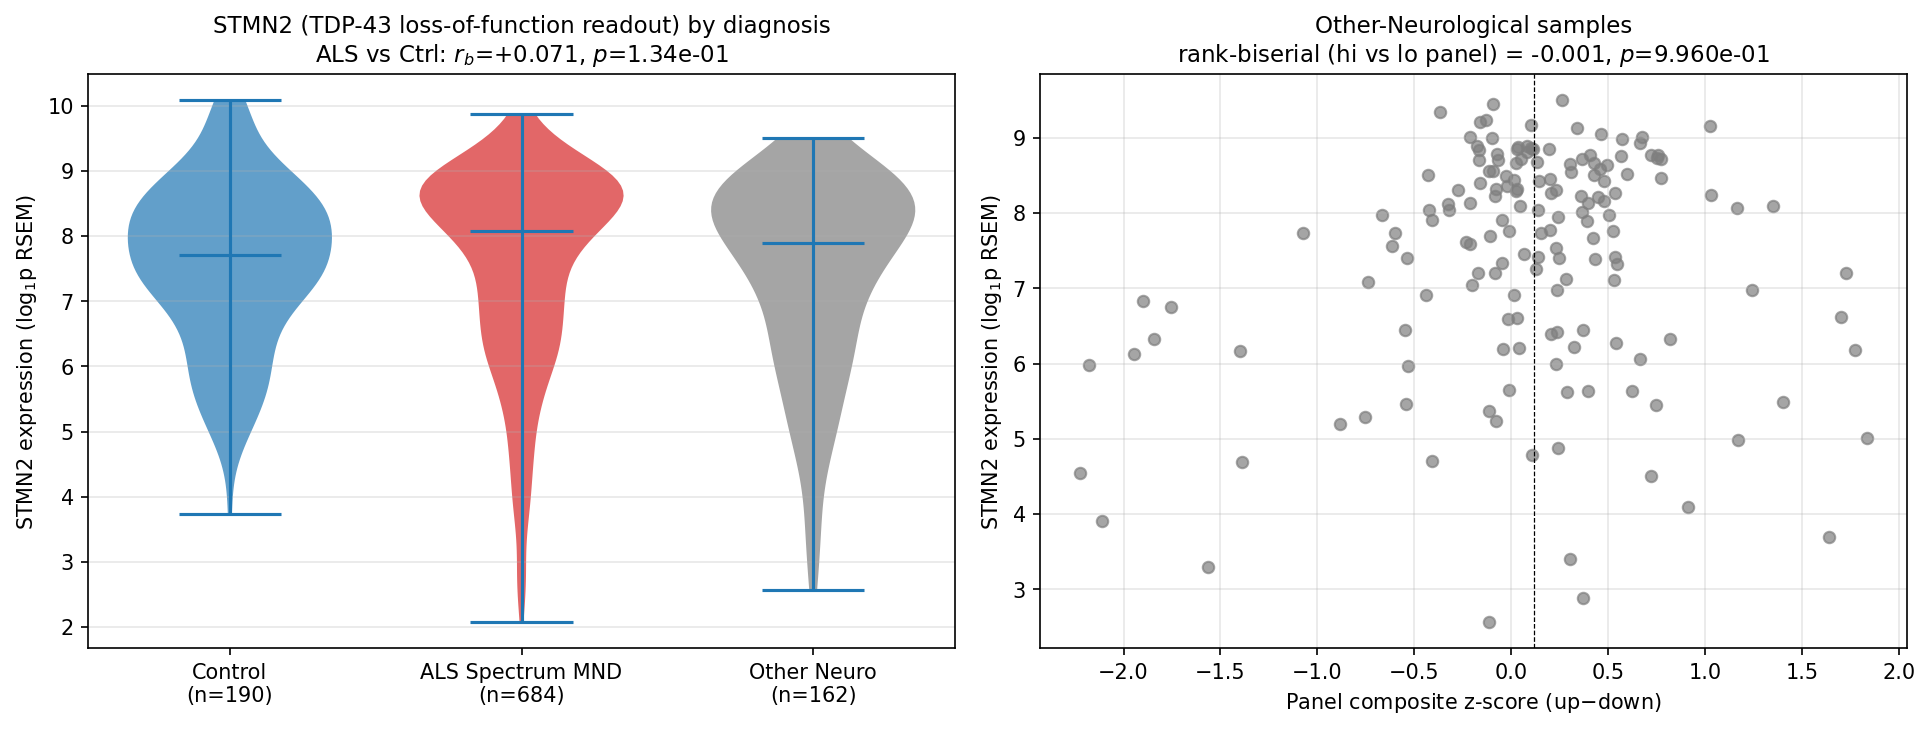

Here is the Python script that generated this plot:
"""STMN2 expression in panel-positive vs panel-negative samples (TDP-43 bridge check).

The Discussion claims the panel captures a TDP-43 proteinopathy signature.
A direct test is whether STMN2 — a canonical TDP-43 loss-of-function readout
(Klim 2019) — is depleted in samples that the panel scores as TDP-43-positive.

Compares STMN2 (ENSG00000104435) in:
  (a) ALS samples scoring P(ALS=1) >= 0.5 vs Control samples scoring < 0.5
  (b) Held-out FTLD/PSP samples by panel score (high vs low)

Outputs: stmn2_tdp43_check_statistics.txt, stmn2_tdp43_check.png
"""
from __future__ import annotations

import sys
from pathlib import Path

import matplotlib
import matplotlib.pyplot as plt
import numpy as np
import pandas as pd
from scipy.stats import mannwhitneyu

matplotlib.use("Agg")

ALS_DIR = Path(__file__).parents[1]
SCRIPT_DIR = Path(__file__).parent
sys.path.insert(0, str(ALS_DIR))

from utils import load_dataset  # noqa: E402

STMN2_BASE = "ENSG00000104435"


def _rank_biserial(x: np.ndarray, y: np.ndarray) -> float:
    if len(x) == 0 or len(y) == 0:
        return float("nan")
    u, _ = mannwhitneyu(x, y, alternative="two-sided")
    return float(2 * u / (len(x) * len(y)) - 1)


def main() -> None:
    print("Loading GPL24676 ...")
    (ds,) = load_dataset(
        "GSE153960",
        platform="GPL24676",
        resources_dir=ALS_DIR / "resources",
    )
    print(f"  shape: {ds.X.shape}")
    print(f"  unique groups: {ds.meta['group'].unique().tolist()}")

    # Locate STMN2
    stmn2_col = None
    for c in ds.X.columns:
        if c.startswith(STMN2_BASE):
            stmn2_col = c
            break
    if stmn2_col is None:
        print("  STMN2 not found")
        return
    print(f"  STMN2 column: {stmn2_col}")

    stmn2_expr = np.log1p(ds.X[stmn2_col].values.astype(np.float32))

    # Group by diagnosis (using ds.meta['group'])
    diag = ds.meta["group"].astype(str).str.upper()
    g_als = diag.str.contains("ALS|AMYOTROPHIC", regex=True)
    g_ctrl = diag.str.contains("NON-NEUROLOGICAL|CONTROL", regex=True)
    g_other = diag.str.contains("OTHER NEUROLOGICAL|FTLD|PSP|CBS", regex=True)

    als_expr = stmn2_expr[g_als.values]
    ctrl_expr = stmn2_expr[g_ctrl.values]
    other_expr = stmn2_expr[g_other.values]

    print(f"\nSTMN2 (log1p RSEM) by diagnosis:")
    print(f"  ALS    : n={len(als_expr):4d}  mean={als_expr.mean():.3f}  median={np.median(als_expr):.3f}")
    print(f"  Control: n={len(ctrl_expr):4d}  mean={ctrl_expr.mean():.3f}  median={np.median(ctrl_expr):.3f}")
    print(f"  Other  : n={len(other_expr):4d}  mean={other_expr.mean():.3f}  median={np.median(other_expr):.3f}")

    u_als_ctrl, p_als_ctrl = mannwhitneyu(als_expr, ctrl_expr, alternative="two-sided")
    rb_als_ctrl = _rank_biserial(als_expr, ctrl_expr)
    lfc_als_ctrl = np.log2((np.expm1(als_expr).mean() + 1) / (np.expm1(ctrl_expr).mean() + 1))
    print(f"\nALS vs Control: rank-biserial = {rb_als_ctrl:+.3f}, p = {p_als_ctrl:.3e}")
    print(f"  log2 FC (ALS/Control) on raw RSEM counts: {lfc_als_ctrl:+.3f}")

    # Other-neurological subjects split by panel-positive/negative
    # No saved panel scores available, so we use a panel-membership proxy
    # via the up-down composite z-score using the protein-coding critical
    # panel
    UP_GENES = {
        "ENSG00000142748": "FCN3",
        "ENSG00000184500": "PROS1",
        "ENSG00000134531": "EMP1",
        "ENSG00000120669": "SOHLH2",
        "ENSG00000049860": "HEXB",
        "ENSG00000124370": "MCEE",
        "ENSG00000134955": "SLC37A2",
    }
    DOWN_GENES = {
        "ENSG00000091879": "ANGPT2",
        "ENSG00000131730": "CKMT2",
        "ENSG00000184113": "CLDN5",
        "ENSG00000142910": "TINAGL1",
    }

    def _find(base: str) -> str | None:
        for c in ds.X.columns:
            if c.startswith(base):
                return c
        return None

    up_cols = [_find(b) for b in UP_GENES]
    dn_cols = [_find(b) for b in DOWN_GENES]
    up_cols = [c for c in up_cols if c]
    dn_cols = [c for c in dn_cols if c]
    print(f"\nPanel composite — up={len(up_cols)}/{len(UP_GENES)}, down={len(dn_cols)}/{len(DOWN_GENES)}")

    X_up = np.log1p(ds.X[up_cols].values.astype(np.float32))
    X_dn = np.log1p(ds.X[dn_cols].values.astype(np.float32))
    # z-score per gene across all 874
    z_up = (X_up - X_up.mean(axis=0)) / (X_up.std(axis=0) + 1e-9)
    z_dn = (X_dn - X_dn.mean(axis=0)) / (X_dn.std(axis=0) + 1e-9)
    panel_score = z_up.mean(axis=1) - z_dn.mean(axis=1)

    # Split Other-neuro by panel score (median split: panel-high = TDP-43-like)
    other_idx = np.where(g_other.values)[0]
    if len(other_idx) >= 10:
        scores = panel_score[other_idx]
        thresh = np.median(scores)
        hi = other_idx[scores >= thresh]
        lo = other_idx[scores < thresh]
        stmn2_hi = stmn2_expr[hi]
        stmn2_lo = stmn2_expr[lo]
        u_hl, p_hl = mannwhitneyu(stmn2_hi, stmn2_lo, alternative="two-sided")
        rb_hl = _rank_biserial(stmn2_hi, stmn2_lo)
        print(f"\nOther-neuro split by panel composite (median; n={len(hi)} hi, {len(lo)} lo):")
        print(f"  STMN2 hi-panel: mean={stmn2_hi.mean():.3f}")
        print(f"  STMN2 lo-panel: mean={stmn2_lo.mean():.3f}")
        print(f"  rank-biserial  = {rb_hl:+.3f}, p = {p_hl:.3e}")
        print(f"  expectation: TDP-43-positive (hi panel) should show LOWER STMN2")

    # Plot
    fig, axes = plt.subplots(1, 2, figsize=(13, 5))
    ax = axes[0]
    parts = ax.violinplot([ctrl_expr, als_expr, other_expr], positions=[0, 1, 2],
                          showmeans=False, showmedians=True, widths=0.7)
    for body, color in zip(parts["bodies"], ["#1f77b4", "#d62728", "#7f7f7f"]):
        body.set_facecolor(color)
        body.set_alpha(0.7)
    ax.set_xticks([0, 1, 2])
    ax.set_xticklabels([f"Control\n(n={len(ctrl_expr)})",
                         f"ALS Spectrum MND\n(n={len(als_expr)})",
                         f"Other Neuro\n(n={len(other_expr)})"])
    ax.set_ylabel(r"STMN2 expression (log$_1$p RSEM)")
    ax.set_title(f"STMN2 (TDP-43 loss-of-function readout) by diagnosis\nALS vs Ctrl: $r_b$={rb_als_ctrl:+.3f}, $p$={p_als_ctrl:.2e}", fontsize=11)
    ax.grid(axis="y", alpha=0.3)

    ax2 = axes[1]
    if len(other_idx) >= 10:
        ax2.scatter(scores, stmn2_expr[other_idx], s=30, alpha=0.7, color="#7f7f7f")
        ax2.axvline(thresh, ls="--", color="black", lw=0.6)
        ax2.set_xlabel(r"Panel composite z-score (up$-$down)")
        ax2.set_ylabel(r"STMN2 expression (log$_1$p RSEM)")
        ax2.set_title(f"Other-Neurological samples\nrank-biserial (hi vs lo panel) = {rb_hl:+.3f}, $p$={p_hl:.3e}", fontsize=11)
        ax2.grid(alpha=0.3)
    plt.tight_layout()
    fig.savefig(SCRIPT_DIR / "stmn2_tdp43_check.png", dpi=150, bbox_inches="tight")
    plt.close("all")

    # Statistics
    lines = [
        "STMN2 TDP-43 bridge check",
        "=" * 60,
        f"STMN2 column: {stmn2_col}",
        "",
        f"ALS Spectrum MND (n={len(als_expr)})  mean log1p = {als_expr.mean():.3f}",
        f"Non-Neuro Control (n={len(ctrl_expr)}) mean log1p = {ctrl_expr.mean():.3f}",
        f"Other Neurological (n={len(other_expr)}) mean log1p = {other_expr.mean():.3f}",
        "",
        f"ALS vs Control:",
        f"  rank-biserial = {rb_als_ctrl:+.3f}",
        f"  Mann-Whitney p = {p_als_ctrl:.3e}",
        f"  log2 FC (ALS/Control) raw RSEM = {lfc_als_ctrl:+.3f}",
        f"  direction: {'DOWN in ALS' if lfc_als_ctrl < 0 else 'UP in ALS'}",
        f"  TDP-43 expectation: STMN2 should be DOWN in ALS (TDP-43 LOF)",
        "",
    ]
    if len(other_idx) >= 10:
        lines += [
            f"Other-Neurological cohort split by panel composite (median):",
            f"  hi-panel STMN2 mean = {stmn2_hi.mean():.3f}  (n={len(hi)})",
            f"  lo-panel STMN2 mean = {stmn2_lo.mean():.3f}  (n={len(lo)})",
            f"  rank-biserial (hi vs lo) = {rb_hl:+.3f}",
            f"  Mann-Whitney p = {p_hl:.3e}",
            f"  TDP-43 expectation: hi-panel (FTLD-TDP-like) should show LOWER STMN2",
        ]
    (SCRIPT_DIR / "stmn2_tdp43_check_statistics.txt").write_text("\n".join(lines))


if __name__ == "__main__":
    main()
